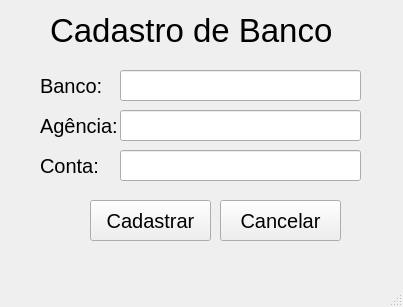
<?xml version="1.0" encoding="UTF-8"?>
<ui version="4.0">
 <class>MainWindow</class>
 <widget class="QMainWindow" name="MainWindow">
  <property name="geometry">
   <rect>
    <x>0</x>
    <y>0</y>
    <width>403</width>
    <height>307</height>
   </rect>
  </property>
  <property name="windowTitle">
   <string>MainWindow</string>
  </property>
  <widget class="QWidget" name="centralwidget">
   <widget class="QLabel" name="txtBanco">
    <property name="geometry">
     <rect>
      <x>40</x>
      <y>70</y>
      <width>121</width>
      <height>31</height>
     </rect>
    </property>
    <property name="font">
     <font>
      <pointsize>15</pointsize>
     </font>
    </property>
    <property name="text">
     <string>Banco:</string>
    </property>
   </widget>
   <widget class="QLabel" name="txtAgencia">
    <property name="geometry">
     <rect>
      <x>40</x>
      <y>110</y>
      <width>121</width>
      <height>31</height>
     </rect>
    </property>
    <property name="font">
     <font>
      <pointsize>15</pointsize>
     </font>
    </property>
    <property name="text">
     <string>Agência:</string>
    </property>
   </widget>
   <widget class="QLabel" name="txtConta">
    <property name="geometry">
     <rect>
      <x>40</x>
      <y>150</y>
      <width>121</width>
      <height>31</height>
     </rect>
    </property>
    <property name="font">
     <font>
      <pointsize>15</pointsize>
     </font>
    </property>
    <property name="text">
     <string>Conta:</string>
    </property>
   </widget>
   <widget class="QLineEdit" name="edtBanco">
    <property name="geometry">
     <rect>
      <x>120</x>
      <y>70</y>
      <width>241</width>
      <height>31</height>
     </rect>
    </property>
   </widget>
   <widget class="QLineEdit" name="edtAgencia">
    <property name="geometry">
     <rect>
      <x>120</x>
      <y>110</y>
      <width>241</width>
      <height>31</height>
     </rect>
    </property>
   </widget>
   <widget class="QLineEdit" name="edtConta">
    <property name="geometry">
     <rect>
      <x>120</x>
      <y>150</y>
      <width>241</width>
      <height>31</height>
     </rect>
    </property>
   </widget>
   <widget class="QLabel" name="txtCadastro_de_banco">
    <property name="geometry">
     <rect>
      <x>50</x>
      <y>10</y>
      <width>301</width>
      <height>41</height>
     </rect>
    </property>
    <property name="font">
     <font>
      <pointsize>25</pointsize>
     </font>
    </property>
    <property name="text">
     <string>Cadastro de Banco</string>
    </property>
   </widget>
   <widget class="QPushButton" name="btnCadastrar">
    <property name="geometry">
     <rect>
      <x>90</x>
      <y>200</y>
      <width>121</width>
      <height>41</height>
     </rect>
    </property>
    <property name="font">
     <font>
      <pointsize>15</pointsize>
     </font>
    </property>
    <property name="text">
     <string>Cadastrar</string>
    </property>
   </widget>
   <widget class="QPushButton" name="btnCancelar">
    <property name="geometry">
     <rect>
      <x>220</x>
      <y>200</y>
      <width>121</width>
      <height>41</height>
     </rect>
    </property>
    <property name="font">
     <font>
      <pointsize>15</pointsize>
     </font>
    </property>
    <property name="text">
     <string>Cancelar</string>
    </property>
   </widget>
  </widget>
  <widget class="QMenuBar" name="menubar">
   <property name="geometry">
    <rect>
     <x>0</x>
     <y>0</y>
     <width>403</width>
     <height>21</height>
    </rect>
   </property>
  </widget>
  <widget class="QStatusBar" name="statusbar"/>
 </widget>
 <resources/>
 <connections/>
</ui>
